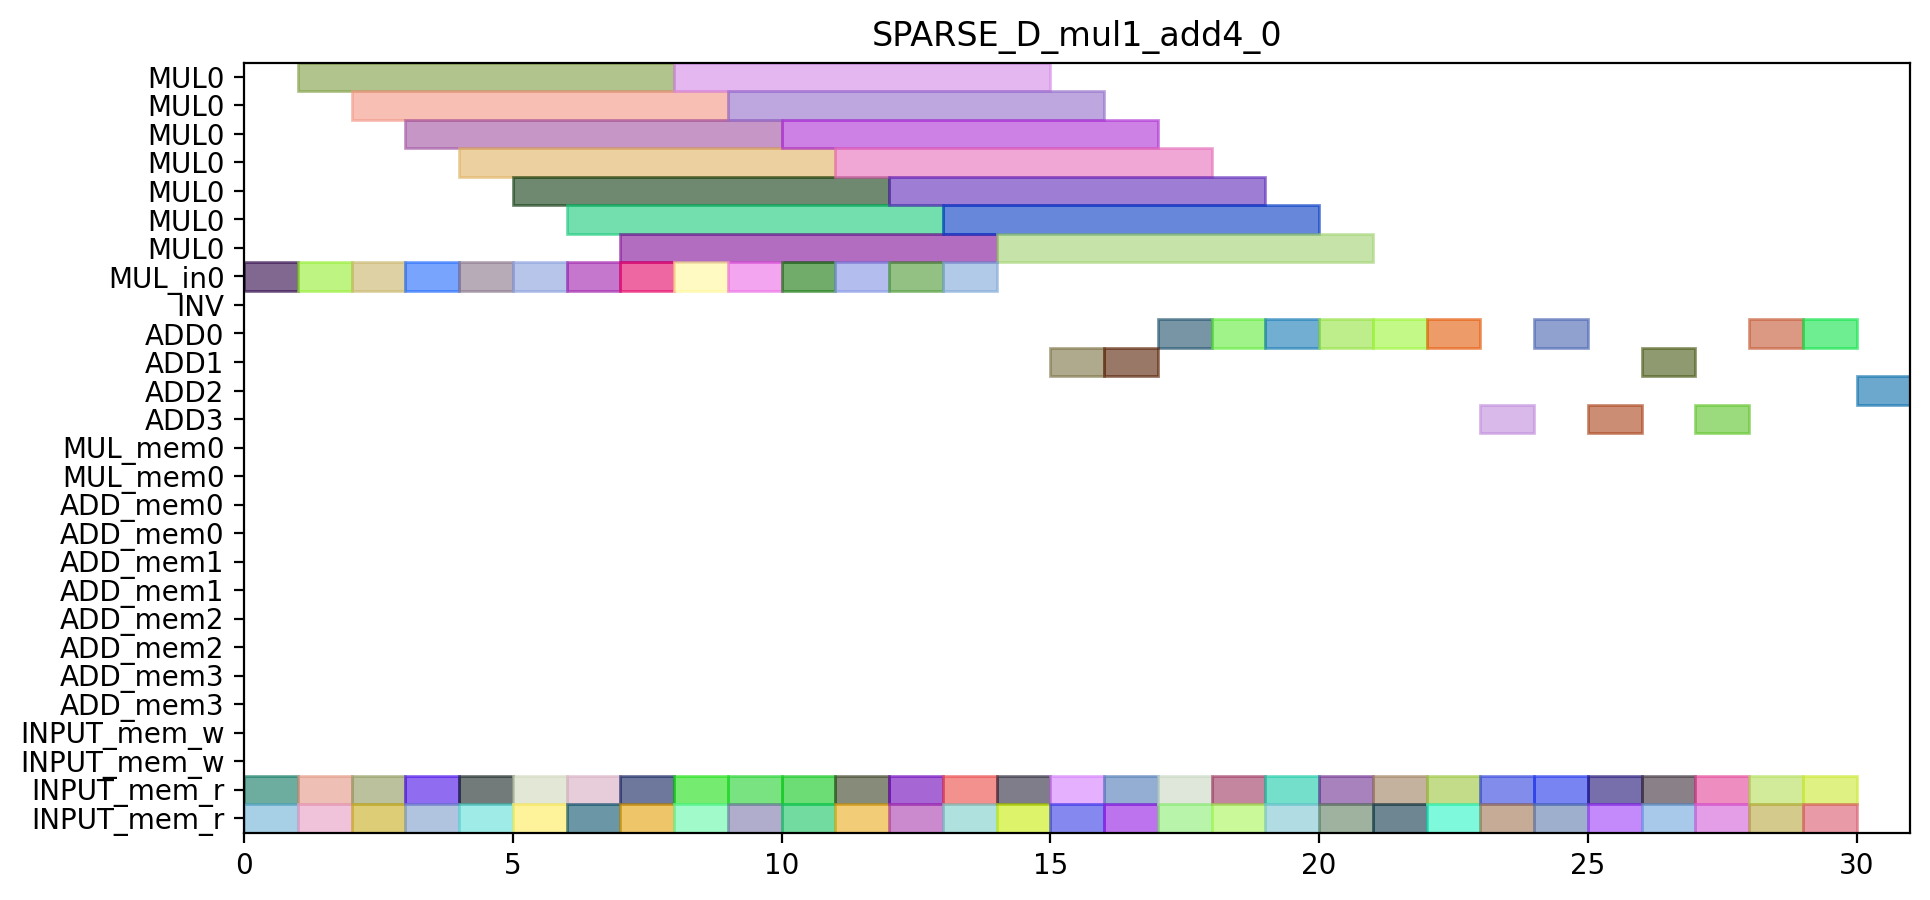

Reproduce this figure in Python.
from pyschedule import Scenario, solvers, plotters, alt


def solve():
	horizon = 95
	S = Scenario("SPARSE_D_mul1_add4_0", horizon=horizon)

	# resource
	MUL = S.Resources('MUL', num=1, size=7)
	MUL_in = S.Resources('MUL_in', num=1)
	INV = S.Resource('INV')
	ADD = S.Resources('ADD', num=4, periods=range(1, horizon))
	MUL_mem = S.Resources('MUL_mem', num=1, size=2)
	ADD_mem = S.Resources('ADD_mem', num=4, size=2)
	INPUT_mem_w = S.Resource('INPUT_mem_w', size=2)
	INPUT_mem_r = S.Resource('INPUT_mem_r', size=2)

	# result of previous scheduling

	# new tasks
	t0_t0_in = S.Task('t0_t0_in', length=1, delay_cost=1)
	t0_t0_in += alt(MUL_in)
	t0_t0 = S.Task('t0_t0', length=7, delay_cost=1)
	t0_t0 += alt(MUL)
	S += t0_t0>=t0_t0_in

	t0_t0_mem0 = S.Task('t0_t0_mem0', length=1, delay_cost=1)
	t0_t0_mem0 += INPUT_mem_r
	S += t0_t0_mem0<=t0_t0

	t0_t0_mem1 = S.Task('t0_t0_mem1', length=1, delay_cost=1)
	t0_t0_mem1 += INPUT_mem_r
	S += t0_t0_mem1<=t0_t0

	t0_t1_in = S.Task('t0_t1_in', length=1, delay_cost=1)
	t0_t1_in += alt(MUL_in)
	t0_t1 = S.Task('t0_t1', length=7, delay_cost=1)
	t0_t1 += alt(MUL)
	S += t0_t1>=t0_t1_in

	t0_t1_mem0 = S.Task('t0_t1_mem0', length=1, delay_cost=1)
	t0_t1_mem0 += INPUT_mem_r
	S += t0_t1_mem0<=t0_t1

	t0_t1_mem1 = S.Task('t0_t1_mem1', length=1, delay_cost=1)
	t0_t1_mem1 += INPUT_mem_r
	S += t0_t1_mem1<=t0_t1

	t0_t2 = S.Task('t0_t2', length=1, delay_cost=1)
	t0_t2 += alt(ADD)

	t0_t2_mem0 = S.Task('t0_t2_mem0', length=1, delay_cost=1)
	t0_t2_mem0 += INPUT_mem_r
	S += t0_t2_mem0<=t0_t2

	t0_t2_mem1 = S.Task('t0_t2_mem1', length=1, delay_cost=1)
	t0_t2_mem1 += INPUT_mem_r
	S += t0_t2_mem1<=t0_t2

	t0_t3 = S.Task('t0_t3', length=1, delay_cost=1)
	t0_t3 += alt(ADD)

	t0_t3_mem0 = S.Task('t0_t3_mem0', length=1, delay_cost=1)
	t0_t3_mem0 += INPUT_mem_r
	S += t0_t3_mem0<=t0_t3

	t0_t3_mem1 = S.Task('t0_t3_mem1', length=1, delay_cost=1)
	t0_t3_mem1 += INPUT_mem_r
	S += t0_t3_mem1<=t0_t3

	t1_t0_in = S.Task('t1_t0_in', length=1, delay_cost=1)
	t1_t0_in += alt(MUL_in)
	t1_t0 = S.Task('t1_t0', length=7, delay_cost=1)
	t1_t0 += alt(MUL)
	S += t1_t0>=t1_t0_in

	t1_t0_mem0 = S.Task('t1_t0_mem0', length=1, delay_cost=1)
	t1_t0_mem0 += INPUT_mem_r
	S += t1_t0_mem0<=t1_t0

	t1_t0_mem1 = S.Task('t1_t0_mem1', length=1, delay_cost=1)
	t1_t0_mem1 += INPUT_mem_r
	S += t1_t0_mem1<=t1_t0

	t1_t1_in = S.Task('t1_t1_in', length=1, delay_cost=1)
	t1_t1_in += alt(MUL_in)
	t1_t1 = S.Task('t1_t1', length=7, delay_cost=1)
	t1_t1 += alt(MUL)
	S += t1_t1>=t1_t1_in

	t1_t1_mem0 = S.Task('t1_t1_mem0', length=1, delay_cost=1)
	t1_t1_mem0 += INPUT_mem_r
	S += t1_t1_mem0<=t1_t1

	t1_t1_mem1 = S.Task('t1_t1_mem1', length=1, delay_cost=1)
	t1_t1_mem1 += INPUT_mem_r
	S += t1_t1_mem1<=t1_t1

	t1_t2 = S.Task('t1_t2', length=1, delay_cost=1)
	t1_t2 += alt(ADD)

	t1_t2_mem0 = S.Task('t1_t2_mem0', length=1, delay_cost=1)
	t1_t2_mem0 += INPUT_mem_r
	S += t1_t2_mem0<=t1_t2

	t1_t2_mem1 = S.Task('t1_t2_mem1', length=1, delay_cost=1)
	t1_t2_mem1 += INPUT_mem_r
	S += t1_t2_mem1<=t1_t2

	t1_t3 = S.Task('t1_t3', length=1, delay_cost=1)
	t1_t3 += alt(ADD)

	t1_t3_mem0 = S.Task('t1_t3_mem0', length=1, delay_cost=1)
	t1_t3_mem0 += INPUT_mem_r
	S += t1_t3_mem0<=t1_t3

	t1_t3_mem1 = S.Task('t1_t3_mem1', length=1, delay_cost=1)
	t1_t3_mem1 += INPUT_mem_r
	S += t1_t3_mem1<=t1_t3

	t2_t0_in = S.Task('t2_t0_in', length=1, delay_cost=1)
	t2_t0_in += alt(MUL_in)
	t2_t0 = S.Task('t2_t0', length=7, delay_cost=1)
	t2_t0 += alt(MUL)
	S += t2_t0>=t2_t0_in

	t2_t0_mem0 = S.Task('t2_t0_mem0', length=1, delay_cost=1)
	t2_t0_mem0 += INPUT_mem_r
	S += t2_t0_mem0<=t2_t0

	t2_t0_mem1 = S.Task('t2_t0_mem1', length=1, delay_cost=1)
	t2_t0_mem1 += INPUT_mem_r
	S += t2_t0_mem1<=t2_t0

	t2_t1_in = S.Task('t2_t1_in', length=1, delay_cost=1)
	t2_t1_in += alt(MUL_in)
	t2_t1 = S.Task('t2_t1', length=7, delay_cost=1)
	t2_t1 += alt(MUL)
	S += t2_t1>=t2_t1_in

	t2_t1_mem0 = S.Task('t2_t1_mem0', length=1, delay_cost=1)
	t2_t1_mem0 += INPUT_mem_r
	S += t2_t1_mem0<=t2_t1

	t2_t1_mem1 = S.Task('t2_t1_mem1', length=1, delay_cost=1)
	t2_t1_mem1 += INPUT_mem_r
	S += t2_t1_mem1<=t2_t1

	t2_t2 = S.Task('t2_t2', length=1, delay_cost=1)
	t2_t2 += alt(ADD)

	t2_t2_mem0 = S.Task('t2_t2_mem0', length=1, delay_cost=1)
	t2_t2_mem0 += INPUT_mem_r
	S += t2_t2_mem0<=t2_t2

	t2_t2_mem1 = S.Task('t2_t2_mem1', length=1, delay_cost=1)
	t2_t2_mem1 += INPUT_mem_r
	S += t2_t2_mem1<=t2_t2

	t2_t3 = S.Task('t2_t3', length=1, delay_cost=1)
	t2_t3 += alt(ADD)

	t2_t3_mem0 = S.Task('t2_t3_mem0', length=1, delay_cost=1)
	t2_t3_mem0 += INPUT_mem_r
	S += t2_t3_mem0<=t2_t3

	t2_t3_mem1 = S.Task('t2_t3_mem1', length=1, delay_cost=1)
	t2_t3_mem1 += INPUT_mem_r
	S += t2_t3_mem1<=t2_t3

	t4_t0_t0_in = S.Task('t4_t0_t0_in', length=1, delay_cost=1)
	t4_t0_t0_in += alt(MUL_in)
	t4_t0_t0 = S.Task('t4_t0_t0', length=7, delay_cost=1)
	t4_t0_t0 += alt(MUL)
	S += t4_t0_t0>=t4_t0_t0_in

	t4_t0_t0_mem0 = S.Task('t4_t0_t0_mem0', length=1, delay_cost=1)
	t4_t0_t0_mem0 += INPUT_mem_r
	S += t4_t0_t0_mem0<=t4_t0_t0

	t4_t0_t0_mem1 = S.Task('t4_t0_t0_mem1', length=1, delay_cost=1)
	t4_t0_t0_mem1 += INPUT_mem_r
	S += t4_t0_t0_mem1<=t4_t0_t0

	t4_t0_t1_in = S.Task('t4_t0_t1_in', length=1, delay_cost=1)
	t4_t0_t1_in += alt(MUL_in)
	t4_t0_t1 = S.Task('t4_t0_t1', length=7, delay_cost=1)
	t4_t0_t1 += alt(MUL)
	S += t4_t0_t1>=t4_t0_t1_in

	t4_t0_t1_mem0 = S.Task('t4_t0_t1_mem0', length=1, delay_cost=1)
	t4_t0_t1_mem0 += INPUT_mem_r
	S += t4_t0_t1_mem0<=t4_t0_t1

	t4_t0_t1_mem1 = S.Task('t4_t0_t1_mem1', length=1, delay_cost=1)
	t4_t0_t1_mem1 += INPUT_mem_r
	S += t4_t0_t1_mem1<=t4_t0_t1

	t4_t0_t2 = S.Task('t4_t0_t2', length=1, delay_cost=1)
	t4_t0_t2 += alt(ADD)

	t4_t0_t2_mem0 = S.Task('t4_t0_t2_mem0', length=1, delay_cost=1)
	t4_t0_t2_mem0 += INPUT_mem_r
	S += t4_t0_t2_mem0<=t4_t0_t2

	t4_t0_t2_mem1 = S.Task('t4_t0_t2_mem1', length=1, delay_cost=1)
	t4_t0_t2_mem1 += INPUT_mem_r
	S += t4_t0_t2_mem1<=t4_t0_t2

	t4_t0_t3 = S.Task('t4_t0_t3', length=1, delay_cost=1)
	t4_t0_t3 += alt(ADD)

	t4_t0_t3_mem0 = S.Task('t4_t0_t3_mem0', length=1, delay_cost=1)
	t4_t0_t3_mem0 += INPUT_mem_r
	S += t4_t0_t3_mem0<=t4_t0_t3

	t4_t0_t3_mem1 = S.Task('t4_t0_t3_mem1', length=1, delay_cost=1)
	t4_t0_t3_mem1 += INPUT_mem_r
	S += t4_t0_t3_mem1<=t4_t0_t3

	t4_t1_t0_in = S.Task('t4_t1_t0_in', length=1, delay_cost=1)
	t4_t1_t0_in += alt(MUL_in)
	t4_t1_t0 = S.Task('t4_t1_t0', length=7, delay_cost=1)
	t4_t1_t0 += alt(MUL)
	S += t4_t1_t0>=t4_t1_t0_in

	t4_t1_t0_mem0 = S.Task('t4_t1_t0_mem0', length=1, delay_cost=1)
	t4_t1_t0_mem0 += INPUT_mem_r
	S += t4_t1_t0_mem0<=t4_t1_t0

	t4_t1_t0_mem1 = S.Task('t4_t1_t0_mem1', length=1, delay_cost=1)
	t4_t1_t0_mem1 += INPUT_mem_r
	S += t4_t1_t0_mem1<=t4_t1_t0

	t4_t1_t1_in = S.Task('t4_t1_t1_in', length=1, delay_cost=1)
	t4_t1_t1_in += alt(MUL_in)
	t4_t1_t1 = S.Task('t4_t1_t1', length=7, delay_cost=1)
	t4_t1_t1 += alt(MUL)
	S += t4_t1_t1>=t4_t1_t1_in

	t4_t1_t1_mem0 = S.Task('t4_t1_t1_mem0', length=1, delay_cost=1)
	t4_t1_t1_mem0 += INPUT_mem_r
	S += t4_t1_t1_mem0<=t4_t1_t1

	t4_t1_t1_mem1 = S.Task('t4_t1_t1_mem1', length=1, delay_cost=1)
	t4_t1_t1_mem1 += INPUT_mem_r
	S += t4_t1_t1_mem1<=t4_t1_t1

	t4_t1_t2 = S.Task('t4_t1_t2', length=1, delay_cost=1)
	t4_t1_t2 += alt(ADD)

	t4_t1_t2_mem0 = S.Task('t4_t1_t2_mem0', length=1, delay_cost=1)
	t4_t1_t2_mem0 += INPUT_mem_r
	S += t4_t1_t2_mem0<=t4_t1_t2

	t4_t1_t2_mem1 = S.Task('t4_t1_t2_mem1', length=1, delay_cost=1)
	t4_t1_t2_mem1 += INPUT_mem_r
	S += t4_t1_t2_mem1<=t4_t1_t2

	t4_t1_t3 = S.Task('t4_t1_t3', length=1, delay_cost=1)
	t4_t1_t3 += alt(ADD)

	t4_t1_t3_mem0 = S.Task('t4_t1_t3_mem0', length=1, delay_cost=1)
	t4_t1_t3_mem0 += INPUT_mem_r
	S += t4_t1_t3_mem0<=t4_t1_t3

	t4_t1_t3_mem1 = S.Task('t4_t1_t3_mem1', length=1, delay_cost=1)
	t4_t1_t3_mem1 += INPUT_mem_r
	S += t4_t1_t3_mem1<=t4_t1_t3

	t4_t2_t0_in = S.Task('t4_t2_t0_in', length=1, delay_cost=1)
	t4_t2_t0_in += alt(MUL_in)
	t4_t2_t0 = S.Task('t4_t2_t0', length=7, delay_cost=1)
	t4_t2_t0 += alt(MUL)
	S += t4_t2_t0>=t4_t2_t0_in

	t4_t2_t0_mem0 = S.Task('t4_t2_t0_mem0', length=1, delay_cost=1)
	t4_t2_t0_mem0 += INPUT_mem_r
	S += t4_t2_t0_mem0<=t4_t2_t0

	t4_t2_t0_mem1 = S.Task('t4_t2_t0_mem1', length=1, delay_cost=1)
	t4_t2_t0_mem1 += INPUT_mem_r
	S += t4_t2_t0_mem1<=t4_t2_t0

	t4_t2_t1_in = S.Task('t4_t2_t1_in', length=1, delay_cost=1)
	t4_t2_t1_in += alt(MUL_in)
	t4_t2_t1 = S.Task('t4_t2_t1', length=7, delay_cost=1)
	t4_t2_t1 += alt(MUL)
	S += t4_t2_t1>=t4_t2_t1_in

	t4_t2_t1_mem0 = S.Task('t4_t2_t1_mem0', length=1, delay_cost=1)
	t4_t2_t1_mem0 += INPUT_mem_r
	S += t4_t2_t1_mem0<=t4_t2_t1

	t4_t2_t1_mem1 = S.Task('t4_t2_t1_mem1', length=1, delay_cost=1)
	t4_t2_t1_mem1 += INPUT_mem_r
	S += t4_t2_t1_mem1<=t4_t2_t1

	t4_t2_t2 = S.Task('t4_t2_t2', length=1, delay_cost=1)
	t4_t2_t2 += alt(ADD)

	t4_t2_t2_mem0 = S.Task('t4_t2_t2_mem0', length=1, delay_cost=1)
	t4_t2_t2_mem0 += INPUT_mem_r
	S += t4_t2_t2_mem0<=t4_t2_t2

	t4_t2_t2_mem1 = S.Task('t4_t2_t2_mem1', length=1, delay_cost=1)
	t4_t2_t2_mem1 += INPUT_mem_r
	S += t4_t2_t2_mem1<=t4_t2_t2

	t4_t2_t3 = S.Task('t4_t2_t3', length=1, delay_cost=1)
	t4_t2_t3 += alt(ADD)

	t4_t2_t3_mem0 = S.Task('t4_t2_t3_mem0', length=1, delay_cost=1)
	t4_t2_t3_mem0 += INPUT_mem_r
	S += t4_t2_t3_mem0<=t4_t2_t3

	t4_t2_t3_mem1 = S.Task('t4_t2_t3_mem1', length=1, delay_cost=1)
	t4_t2_t3_mem1 += INPUT_mem_r
	S += t4_t2_t3_mem1<=t4_t2_t3

	t4_t40 = S.Task('t4_t40', length=1, delay_cost=1)
	t4_t40 += alt(ADD)

	t4_t40_mem0 = S.Task('t4_t40_mem0', length=1, delay_cost=1)
	t4_t40_mem0 += INPUT_mem_r
	S += t4_t40_mem0<=t4_t40

	t4_t40_mem1 = S.Task('t4_t40_mem1', length=1, delay_cost=1)
	t4_t40_mem1 += INPUT_mem_r
	S += t4_t40_mem1<=t4_t40

	t4_t41 = S.Task('t4_t41', length=1, delay_cost=1)
	t4_t41 += alt(ADD)

	t4_t41_mem0 = S.Task('t4_t41_mem0', length=1, delay_cost=1)
	t4_t41_mem0 += INPUT_mem_r
	S += t4_t41_mem0<=t4_t41

	t4_t41_mem1 = S.Task('t4_t41_mem1', length=1, delay_cost=1)
	t4_t41_mem1 += INPUT_mem_r
	S += t4_t41_mem1<=t4_t41

	t4_t50 = S.Task('t4_t50', length=1, delay_cost=1)
	t4_t50 += alt(ADD)

	t4_t50_mem0 = S.Task('t4_t50_mem0', length=1, delay_cost=1)
	t4_t50_mem0 += INPUT_mem_r
	S += t4_t50_mem0<=t4_t50

	t4_t50_mem1 = S.Task('t4_t50_mem1', length=1, delay_cost=1)
	t4_t50_mem1 += INPUT_mem_r
	S += t4_t50_mem1<=t4_t50

	t4_t51 = S.Task('t4_t51', length=1, delay_cost=1)
	t4_t51 += alt(ADD)

	t4_t51_mem0 = S.Task('t4_t51_mem0', length=1, delay_cost=1)
	t4_t51_mem0 += INPUT_mem_r
	S += t4_t51_mem0<=t4_t51

	t4_t51_mem1 = S.Task('t4_t51_mem1', length=1, delay_cost=1)
	t4_t51_mem1 += INPUT_mem_r
	S += t4_t51_mem1<=t4_t51

	t4_t8_t0_in = S.Task('t4_t8_t0_in', length=1, delay_cost=1)
	t4_t8_t0_in += alt(MUL_in)
	t4_t8_t0 = S.Task('t4_t8_t0', length=7, delay_cost=1)
	t4_t8_t0 += alt(MUL)
	S += t4_t8_t0>=t4_t8_t0_in

	t4_t8_t0_mem0 = S.Task('t4_t8_t0_mem0', length=1, delay_cost=1)
	t4_t8_t0_mem0 += INPUT_mem_r
	S += t4_t8_t0_mem0<=t4_t8_t0

	t4_t8_t0_mem1 = S.Task('t4_t8_t0_mem1', length=1, delay_cost=1)
	t4_t8_t0_mem1 += INPUT_mem_r
	S += t4_t8_t0_mem1<=t4_t8_t0

	t4_t8_t1_in = S.Task('t4_t8_t1_in', length=1, delay_cost=1)
	t4_t8_t1_in += alt(MUL_in)
	t4_t8_t1 = S.Task('t4_t8_t1', length=7, delay_cost=1)
	t4_t8_t1 += alt(MUL)
	S += t4_t8_t1>=t4_t8_t1_in

	t4_t8_t1_mem0 = S.Task('t4_t8_t1_mem0', length=1, delay_cost=1)
	t4_t8_t1_mem0 += INPUT_mem_r
	S += t4_t8_t1_mem0<=t4_t8_t1

	t4_t8_t1_mem1 = S.Task('t4_t8_t1_mem1', length=1, delay_cost=1)
	t4_t8_t1_mem1 += INPUT_mem_r
	S += t4_t8_t1_mem1<=t4_t8_t1

	solvers.mip.solve(S,msg=1,kind='CPLEX',ratio_gap=1.01)

	solution = [['hoge']*len(S.solution()[1]) for i in range(len(S.solution()))]
	for i in range(len(S.solution())):
		for j in range(len(S.solution()[i])):
			solution[i][j]=str(S.solution()[i][j])
	print(solution)

	cycles = int(solution[-1][3])

	pic_file_name = "SPARSE_D_mul1_add4/SPARSE_D_mul1_add4_0.png"
	if(S.solution() != []):
		plotters.matplotlib.plot(S,img_filename=pic_file_name, vertical_text=True, fig_size=(cycles*0.25+3, 5), show_task_labels=False)

	return solution
